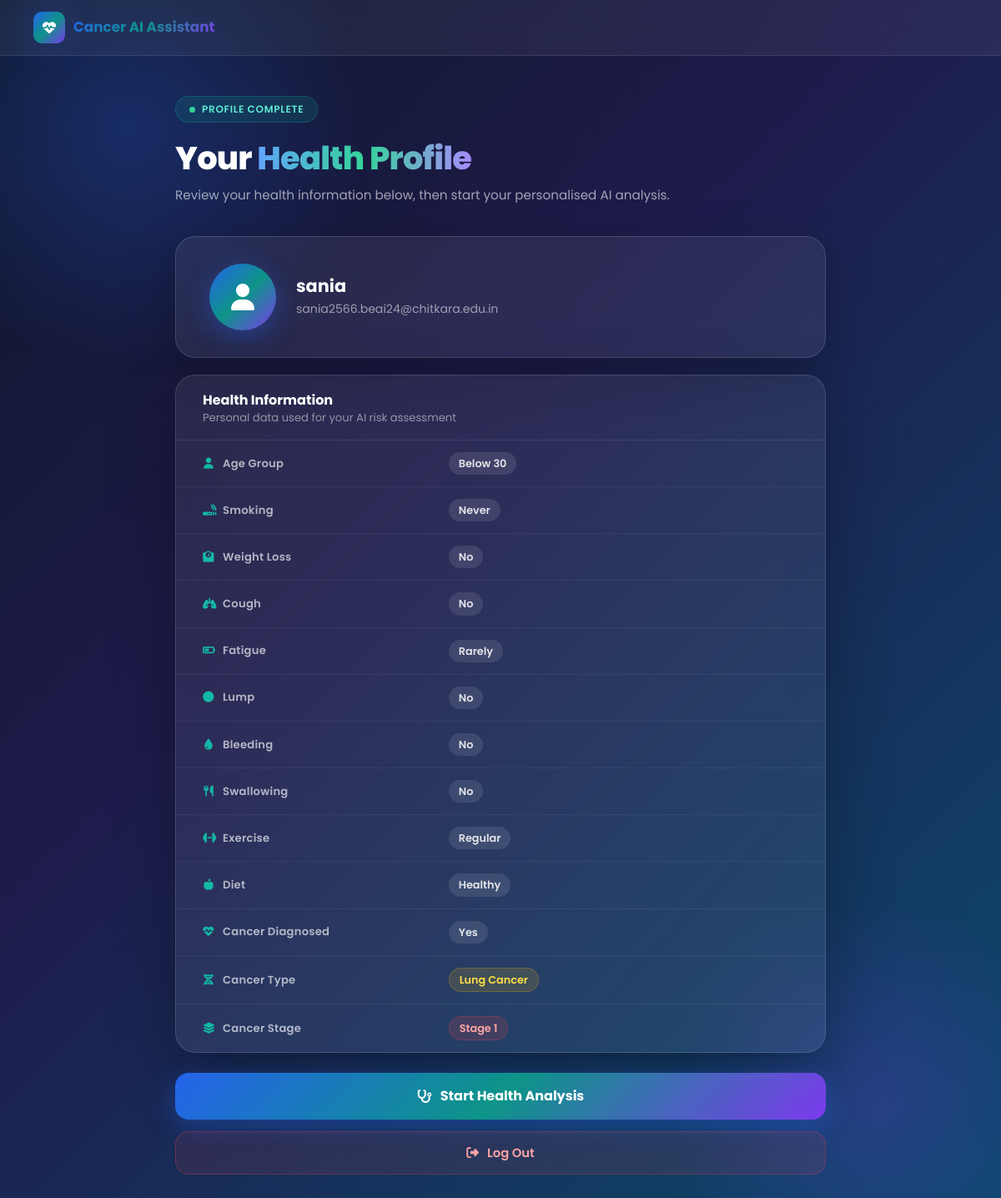
Screenshot of /profile (signed in) with the database file from the repository.
### tables this page shows
CREATE TABLE users(
    id INTEGER PRIMARY KEY AUTOINCREMENT,
    name TEXT,
    email TEXT UNIQUE,
    password TEXT
, auth_provider TEXT DEFAULT 'local', google_id TEXT);

CREATE TABLE profiles(
    id INTEGER PRIMARY KEY AUTOINCREMENT,
    email TEXT,
    age TEXT,
    smoking TEXT,
    weight_loss TEXT,
    cough TEXT,
    fatigue TEXT,
    lump TEXT,
    bleeding TEXT,
    swallowing TEXT,
    exercise TEXT,
    diet TEXT,
    cancer TEXT,
    cancer_type TEXT,
    cancer_stage TEXT
, created_at TEXT);

### app.py (the view)
@app.route("/profile")
def view_profile():
    email = session.get("email")
    conn = sqlite3.connect("users.db")
    cursor = conn.cursor()
    cursor.execute("""
SELECT users.name, users.email,
       profiles.age, profiles.smoking, profiles.weight_loss,
       profiles.cough, profiles.fatigue, profiles.lump,
       profiles.bleeding, profiles.swallowing,
       profiles.exercise, profiles.diet,
       profiles.cancer, profiles.cancer_type, profiles.cancer_stage
FROM users
JOIN profiles ON users.email = profiles.email
WHERE users.email=?
""", (email,))
    profile = cursor.fetchone()
    conn.close()
    return render_template("profile.html", profile=profile)

### templates/profile.html (shortened to what this page needs)
<!DOCTYPE html>
<html lang="en">
<head>
  <link href="https://cdn.jsdelivr.net/npm/bootstrap@5.3.2/dist/css/bootstrap.min.css" rel="stylesheet">
  <link rel="stylesheet" href="https://cdnjs.cloudflare.com/ajax/libs/font-awesome/6.5.0/css/all.min.css">
</head>
<body>
  <nav class="navbar-custom">
    <div class="brand-icon"><i class="fa-solid fa-heart-pulse"></i></div>
    <span class="brand-text">Cancer AI Assistant</span>
  </nav>
  <div class="page-wrapper">
    <div class="step-badge">
      <span class="dot"></span>
      Profile Complete
    </div>
    <h1 class="page-title">Your <span class="gradient-word">Health Profile</span></h1>
    <p class="page-subtitle">Review your health information below, then start your personalised AI analysis.</p>
    <div class="avatar-card">
      <div class="avatar-ring">
        <i class="fa-solid fa-user"></i>
      </div>
      <div class="avatar-info">
        <h3>{{profile[0]}}</h3>
        <p>{{profile[1]}}</p>
      </div>
    </div>
    <div class="table-card">
      <div class="table-card-header">
        <h4>Health Information</h4>
        <p>Personal data used for your AI risk assessment</p>
      </div>
      <table class="profile-table">
        <tr>
          <th><i class="fa-solid fa-user"></i>Age Group</th>
          <td><span class="val-pill neutral">{{profile[2]}}</span></td>
        </tr>
        <tr>
          <th><i class="fa-solid fa-smoking"></i>Smoking</th>
          <td><span class="val-pill neutral">{{profile[3]}}</span></td>
        </tr>
        <tr>
          <th><i class="fa-solid fa-weight-scale"></i>Weight Loss</th>
          <td><span class="val-pill neutral">{{profile[4]}}</span></td>
        </tr>
        <tr>
          <th><i class="fa-solid fa-lungs"></i>Cough</th>
          <td><span class="val-pill neutral">{{profile[5]}}</span></td>
        </tr>
        <tr>
          <th><i class="fa-solid fa-battery-half"></i>Fatigue</th>
          <td><span class="val-pill neutral">{{profile[6]}}</span></td>
        </tr>
        <tr>
          <th><i class="fa-solid fa-circle"></i>Lump</th>
          <td><span class="val-pill neutral">{{profile[7]}}</span></td>
        </tr>
        <tr>
          <th><i class="fa-solid fa-droplet"></i>Bleeding</th>
          <td><span class="val-pill neutral">{{profile[8]}}</span></td>
        </tr>
        <tr>
          <th><i class="fa-solid fa-utensils"></i>Swallowing</th>
          <td><span class="val-pill neutral">{{profile[9]}}</span></td>
        </tr>
        <tr>
          <th><i class="fa-solid fa-dumbbell"></i>Exercise</th>
          <td><span class="val-pill neutral">{{profile[10]}}</span></td>
        </tr>
        <tr>
          <th><i class="fa-solid fa-apple-whole"></i>Diet</th>
          <td><span class="val-pill neutral">{{profile[11]}}</span></td>
        </tr>
        <tr>
          <th><i class="fa-solid fa-heart-pulse"></i>Cancer Diagnosed</th>
          <td><span class="val-pill neutral">{{profile[12]}}</span></td>
        </tr>
        {% if profile[12] == "Yes" %}
        <tr>
          <th><i class="fa-solid fa-dna"></i>Cancer Type</th>
          <td><span class="val-pill warning">{{profile[13]}}</span></td>
        </tr>
        <tr>
          <th><i class="fa-solid fa-layer-group"></i>Cancer Stage</th>
          <td><span class="val-pill danger">{{profile[14]}}</span></td>
        </tr>
        {% endif %}
      </table>
    </div>
    <a href="/analysis" class="btn-analyze">
      <i class="fa-solid fa-stethoscope"></i>
      Start Health Analysis
    </a>
    <a href="/logout" class="btn-logout" onclick="return confirm('Are you sure you want to log out?');">
      <i class="fa-solid fa-right-from-bracket"></i>
      Log Out
    </a>
  </div>
</body>
</html>

### rows the page displays
users: name "sania", email "sania2566.beai24@chitkara.edu.in"
profiles: age "Below 30", smoking "Never", weight_loss "No", cough "No", fatigue "Rarely", lump "No", bleeding "No", swallowing "No", exercise "Regular", diet "Healthy", cancer "Yes", cancer_type "Lung Cancer", cancer_stage "Stage 1"
